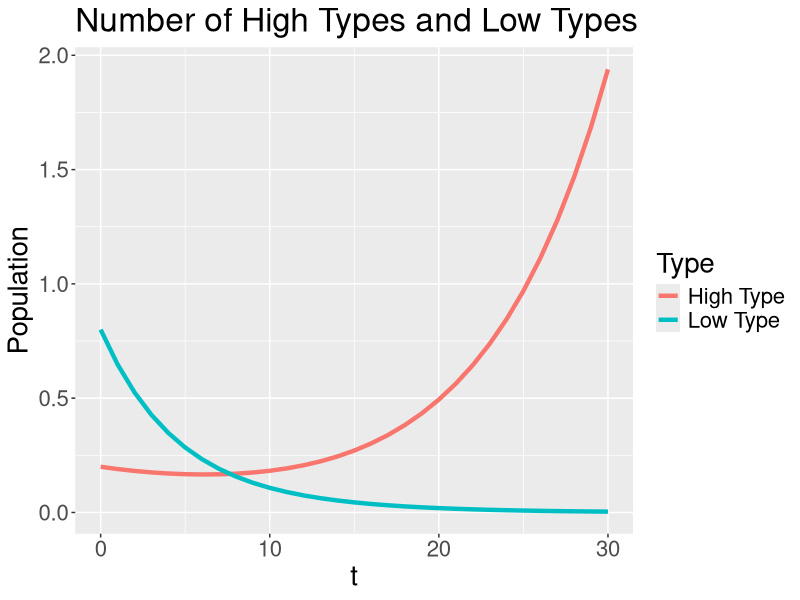
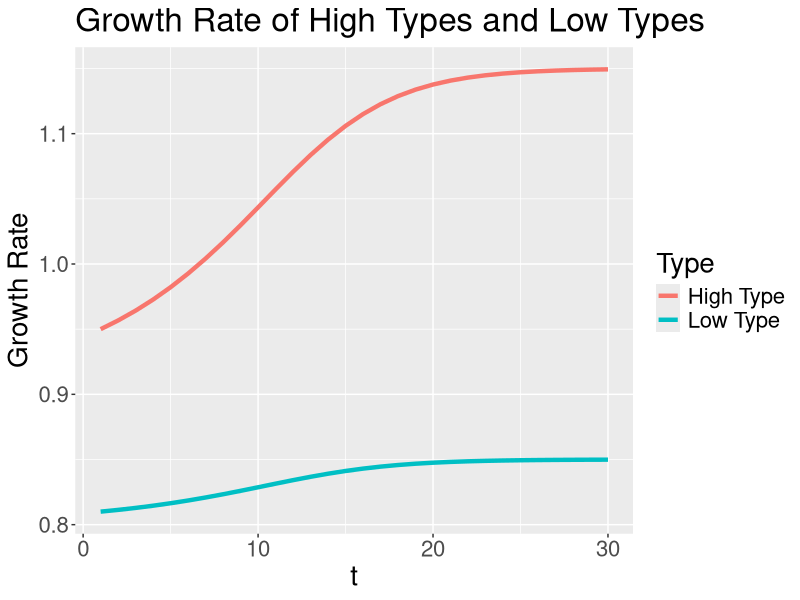
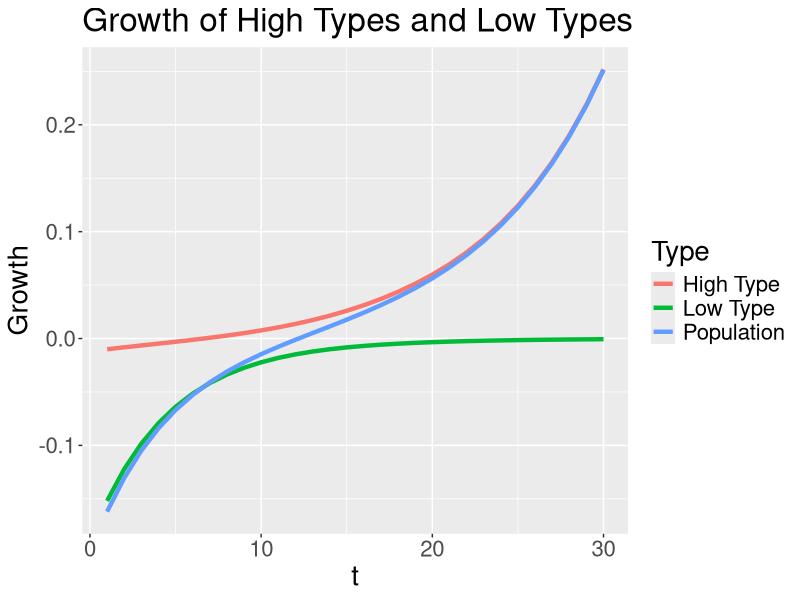
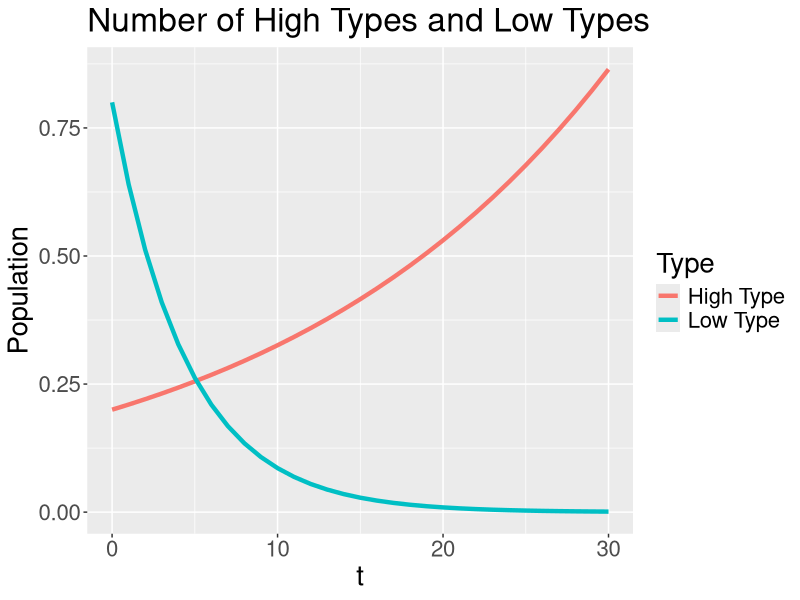
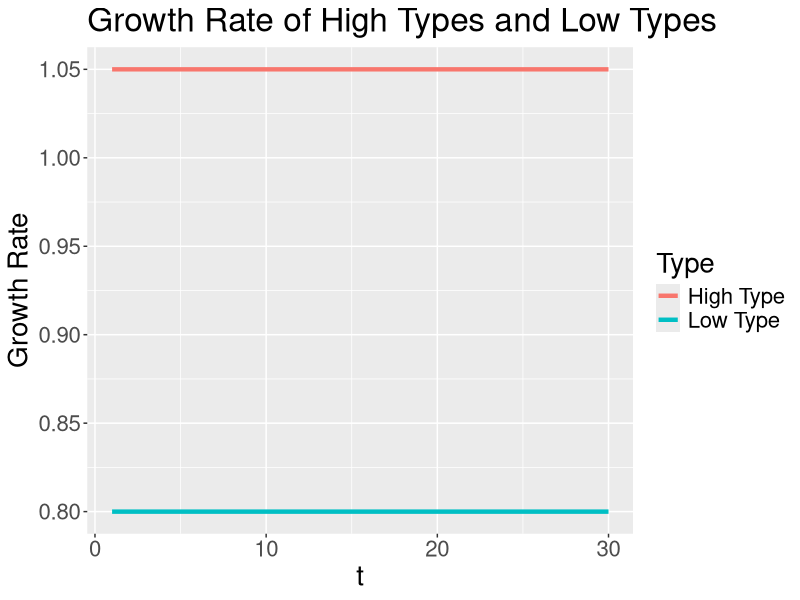
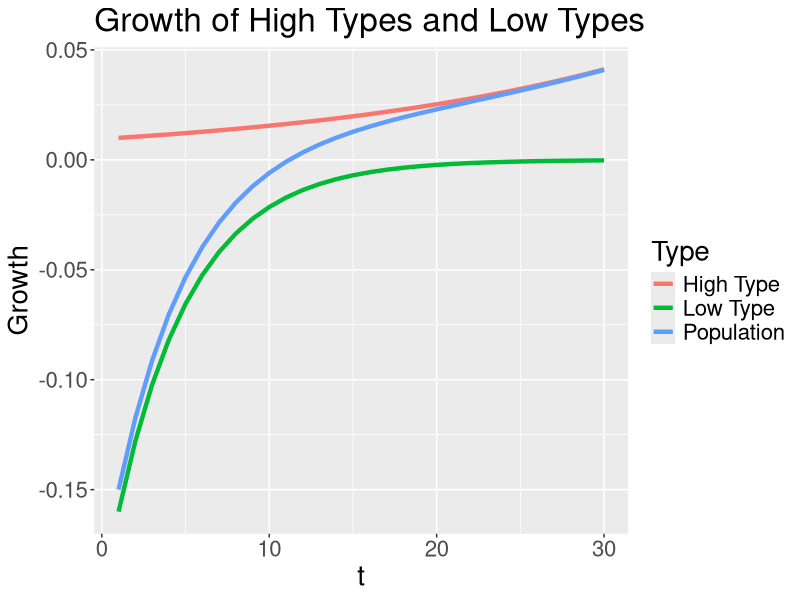

R code for these plots, in order:
library("tidyverse", "shiny", "stringr")

time = 30
vHH =1.15
vHL = .9
vLH = .85
vLL = .8
K = .1
ratio = .2
ratio_l = 0
ratio_h = 1
pop_grow = "Unbounded exponential growth"
#"Fixed population", "Unbounded exponential growth", "Logistic growth to capacity"
join_scenario = "Fight"
#"Fight", "Merge"
start = 20
beta = .2


evo = function(ratio, ratio_h, ratio_l, vHH, vHL, vLH, vLL, K, time, pop_grow){
  H_N = (1-ratio_h)*ratio
  H_S = ratio_h*ratio
  L_N = (1-ratio_l)*(1-ratio)
  L_S = ratio_l*(1-ratio)
  pop = data.frame(H_N,H_S,L_N,L_S)
  SHH = max(vHH - K, 0)
  SHL = max(vHL - K, 0)
  SLH = max(vLH - K, 0)
  SLL = max(vLL - K, 0)
  payoffs = data.frame(vHH,vHL,vLH,vLL,SHH,SHL,SLH,SLL)
  expected_payoffs = data.frame()
  for(i in 1:time){
    H_N = as.numeric(tail(pop,1)[1])
    H_S = as.numeric(tail(pop,1)[2])
    L_N = as.numeric(tail(pop,1)[3])
    L_S = as.numeric(tail(pop,1)[4])
    S_H = if(H_S+L_S>0){
      H_S/(H_S+L_S)} else {0}
    S_L = 1-S_H
    N_H = if(H_N+L_N>0){
      H_N/(H_N+L_N)} else {0}
    N_L = 1-N_H
    H_N_P = H_N*(N_H*as.numeric(payoffs[1])+N_L*as.numeric(payoffs[2]))
    H_S_P = H_S*(S_H*as.numeric(payoffs[5])+S_L*as.numeric(payoffs[6]))
    L_N_P = L_N*(N_H*as.numeric(payoffs[3])+N_L*as.numeric(payoffs[4]))
    L_S_P = L_S*(S_H*as.numeric(payoffs[7])+S_L*as.numeric(payoffs[8]))
    if (pop_grow == "Fixed population"){
      Total_P = H_N_P+H_S_P+L_N_P+L_S_P
      expected_payoffs1 = data.frame(High_No_Signal = H_N_P/(H_N*Total_P), High_Signal = H_S_P/(H_S*Total_P), Low_No_Signal = L_N_P/(L_N*Total_P), Low_Signal = L_S_P/(L_S*Total_P))
      H_N = H_N_P/Total_P
      H_S = H_S_P/Total_P
      L_N = L_N_P/Total_P
      L_S = L_S_P/Total_P
    }
    if (pop_grow == "Unbounded exponential growth") {
      expected_payoffs1 = data.frame(High_No_Signal = H_N_P/H_N, High_Signal = H_S_P/H_S, Low_No_Signal = L_N_P/L_N, Low_Signal = L_S_P/L_S)
      H_N = H_N_P
      H_S = H_S_P
      L_N = L_N_P
      L_S = L_S_P
    }
    pop1 = data.frame(H_N,H_S,L_N,L_S)
    pop = rbind(pop, pop1)
    expected_payoffs = rbind(expected_payoffs, expected_payoffs1)
  }
  
  growth = pop[2:(time+1),]-pop[1:time,]
  growth = growth %>%
    rename(High_No_Signal = H_N,
           High_Signal = H_S,
           Low_No_Signal = L_N,
           Low_Signal = L_S) %>%
    mutate(t = 1:time,
           Signal = High_Signal + Low_Signal,
           No_Signal = High_No_Signal + Low_No_Signal) %>%
    gather("No_Signal", "High_No_Signal", "Low_No_Signal", "Signal", "High_Signal", "Low_Signal", key = Type, value = "Growth")
  
  pop = pop %>%
    rename(High_No_Signal = H_N,
           High_Signal = H_S,
           Low_No_Signal = L_N,
           Low_Signal = L_S) %>%
    mutate(t = 0:time) %>%
    gather("High_No_Signal", "Low_No_Signal", "High_Signal", "Low_Signal", key = Type, value = "Population")
  
  expected_payoffs = expected_payoffs %>%
    mutate(t = 1:time) %>%
    gather("High_No_Signal", "Low_No_Signal", "High_Signal", "Low_Signal", key = Type, value = "Growth_Rate")
  list(pop, expected_payoffs, growth)
}

#make graphs for population evolution with no signaling

pop_evo = evo(ratio, 0, 0, vHH, vHL, vLH, vLL, K, time, pop_grow)[[1]]
rate_evo = evo(ratio, 0, 0, vHH, vHL, vLH, vLL, K, time, pop_grow)[[2]]
grow_evo = evo(ratio, 0, 0, vHH, vHL, vLH, vLL, K, time, pop_grow)[[3]]

pop_evo_NS = rbind(pop_evo[pop_evo$Type=="High_No_Signal",], pop_evo[pop_evo$Type=="Low_No_Signal",])
rate_evo_NS = rbind(rate_evo[rate_evo$Type=="High_No_Signal",], rate_evo[rate_evo$Type=="Low_No_Signal",])
grow_evo_NS = rbind(grow_evo[grow_evo$Type=="No_Signal",], grow_evo[grow_evo$Type=="High_No_Signal",], grow_evo[grow_evo$Type=="Low_No_Signal",])

pop_evo_NS$Type[pop_evo_NS$Type=="High_No_Signal"] = "High Type"
pop_evo_NS$Type[pop_evo_NS$Type=="Low_No_Signal"] = "Low Type"
rate_evo_NS$Type[rate_evo_NS$Type=="High_No_Signal"] = "High Type"
rate_evo_NS$Type[rate_evo_NS$Type=="Low_No_Signal"] = "Low Type"
grow_evo_NS$Type[grow_evo_NS$Type=="High_No_Signal"] = "High Type"
grow_evo_NS$Type[grow_evo_NS$Type=="Low_No_Signal"] = "Low Type"
grow_evo_NS$Type[grow_evo_NS$Type=="No_Signal"] = "Population"

ggplot(data = pop_evo_NS, aes(x = t, y = Population, color = Type)) +
  geom_line(size = 1.5) +
  theme(text = element_text(size = 20)) +
  ggtitle("Number of High Types and Low Types")

ggplot(data = rate_evo_NS, aes(x = t, y = Growth_Rate, color = Type)) +
  geom_line(size = 1.5) +
  theme(text = element_text(size = 20)) +
  labs(y = "Growth Rate") +
  ggtitle("Growth Rate of High Types and Low Types")

ggplot(data = grow_evo_NS, aes(x = t, y = Growth, color = Type)) +
  geom_line(size = 1.5) +
  theme(text = element_text(size = 20)) +
  ggtitle("Growth of High Types and Low Types")

#make graphs for population where only high type signals.

pop_evo = evo(ratio, 1, 0, vHH, vHL, vLH, vLL, K, time, pop_grow)[[1]]
rate_evo = evo(ratio, 1, 0, vHH, vHL, vLH, vLL, K, time, pop_grow)[[2]]
grow_evo = evo(ratio, 1, 0, vHH, vHL, vLH, vLL, K, time, pop_grow)[[3]]

grow_evo = grow_evo %>%
  pivot_wider(names_from = Type, values_from = Growth) %>%
  mutate(Signal = High_Signal+Low_No_Signal) %>%
  pivot_longer(!t, names_to = "Type", values_to = "Growth") %>%
  arrange(Type)

pop_evo_S = rbind(pop_evo[pop_evo$Type=="High_Signal",], pop_evo[pop_evo$Type=="Low_No_Signal",])
rate_evo_S = rbind(rate_evo[rate_evo$Type=="High_Signal",], rate_evo[rate_evo$Type=="Low_No_Signal",])
grow_evo_S = rbind(grow_evo[grow_evo$Type=="Signal",], grow_evo[grow_evo$Type=="High_Signal",], grow_evo[grow_evo$Type=="Low_No_Signal",])

pop_evo_S$Type[pop_evo_S$Type=="High_Signal"] = "High Type"
pop_evo_S$Type[pop_evo_S$Type=="Low_No_Signal"] = "Low Type"
rate_evo_S$Type[rate_evo_S$Type=="High_Signal"] = "High Type"
rate_evo_S$Type[rate_evo_S$Type=="Low_No_Signal"] = "Low Type"
grow_evo_S$Type[grow_evo_S$Type=="High_Signal"] = "High Type"
grow_evo_S$Type[grow_evo_S$Type=="Low_No_Signal"] = "Low Type"
grow_evo_S$Type[grow_evo_S$Type=="Signal"] = "Population"

ggplot(data = pop_evo_S, aes(x = t, y = Population, color = Type)) +
  geom_line(size = 1.5) +
  theme(text = element_text(size = 20)) +
  ggtitle("Number of High Types and Low Types")

ggplot(data = rate_evo_S, aes(x = t, y = Growth_Rate, color = Type)) +
  geom_line(size = 1.5) +
  theme(text = element_text(size = 20)) +
  labs(y = "Growth Rate") +
  ggtitle("Growth Rate of High Types and Low Types")

ggplot(data = grow_evo_S, aes(x = t, y = Growth, color = Type)) +
  geom_line(size = 1.5) +
  theme(text = element_text(size = 20)) +
  ggtitle("Growth of High Types and Low Types")

#Make graphs for competition between populations

evo_join_high = function(ratio, vHH, vHL, vLH, vLL, K, time, pop_grow, join_scenario, beta, start){
  H_N = ratio
  H_S = ratio
  L_N = 1-ratio
  L_S = 1-ratio
  pop = data.frame(H_N,H_S,L_N,L_S)
  SHH = max(vHH - K, 0)
  SHL = max(vHL - K, 0)
  SLH = max(vLH - K, 0)
  SLL = max(vLL - K, 0)
  payoffs = data.frame(vHH,vHL,vLH,vLL,SHH,SHL,SLH,SLL)
  expected_payoffs = data.frame()
  group_payoffs = data.frame()
  if (start != 1){
    for(i in 1:(start-1)){
      H_N = as.numeric(tail(pop,1)[1])
      H_S = as.numeric(tail(pop,1)[2])
      L_N = as.numeric(tail(pop,1)[3])
      L_S = as.numeric(tail(pop,1)[4])
      S_H = if(H_S+L_S>0){
        H_S/(H_S+L_S)} else {0}
      S_L = 1-S_H
      N_H = if(H_N+L_N>0){
        H_N/(H_N+L_N)} else {0}
      N_L = 1-N_H
      H_N_P = H_N*(N_H*as.numeric(payoffs[1])+N_L*as.numeric(payoffs[2]))
      H_S_P = SHH*H_S
      L_N_P = L_N*(N_H*as.numeric(payoffs[3])+N_L*as.numeric(payoffs[4]))
      L_S_P = vLL*L_S
      if (pop_grow == "Fixed population"){
        Total_N_P = H_N_P+L_N_P
        Total_S_P = H_S_P+L_S_P
        expected_payoffs1 = data.frame(High_No_Signal = H_N_P/(H_N*Total_N_P), High_Signal = H_S_P/(H_S*Total_S_P), Low_No_Signal = L_N_P/(L_N*Total_N_P), Low_Signal = L_S_P/(L_S*Total_S_P))
        H_N = H_N_P/Total_N_P
        H_S = H_S_P/Total_S_P
        L_N = L_N_P/Total_N_P
        L_S = L_S_P/Total_S_P
      }
      if (pop_grow == "Unbounded exponential growth") {
        expected_payoffs1 = data.frame(High_No_Signal = H_N_P/H_N, High_Signal = H_S_P/H_S, Low_No_Signal = L_N_P/L_N, Low_Signal = L_S_P/L_S)
        H_N = H_N_P
        H_S = H_S_P
        L_N = L_N_P
        L_S = L_S_P
      }
      pop1 = data.frame(H_N,H_S,L_N,L_S)
      pop = rbind(pop, pop1)
      group_payoffs1 = data.frame(No_Signal = expected_payoffs1[[1]]*N_H + expected_payoffs1[[3]]*N_L, Signal = expected_payoffs1[[2]]*S_H + expected_payoffs1[[4]]*S_L)
      group_payoffs = rbind(group_payoffs, group_payoffs1)
      expected_payoffs = rbind(expected_payoffs, expected_payoffs1)
    }
  }
  if (join_scenario == "Merge"){
    if (pop_grow == "Fixed population"){
      for(i in start:time){
        H_N = as.numeric(tail(pop,1)[1])
        H_S = as.numeric(tail(pop,1)[2])
        L_N = as.numeric(tail(pop,1)[3])
        L_S = as.numeric(tail(pop,1)[4])
        S_H = if(H_S+L_S>0){
          H_S/(H_S+L_S)} else {0}
        S_L = 1-S_H
        N_H = if(H_N+L_N>0){
          H_N/(H_N+L_N)} else {0}
        N_L = 1-N_H
        H_N_P = H_N*(N_H*as.numeric(payoffs[1])+N_L*as.numeric(payoffs[2]))
        H_S_P = H_S*SHH
        L_N_P = L_N*(N_H*as.numeric(payoffs[3])+N_L*as.numeric(payoffs[4]))
        L_S_P = L_S*vLL
        Total_P = H_N_P+L_N_P+H_S_P+L_S_P
        expected_payoffs1 = data.frame(High_No_Signal = H_N_P/(H_N*Total_P), High_Signal = H_S_P/(H_S*Total_P), Low_No_Signal = L_N_P/(L_N*Total_P), Low_Signal = L_S_P/(L_S*Total_P))
        H_N = H_N_P/Total_P
        H_S = H_S_P/Total_P
        L_N = L_N_P/Total_P
        L_S = L_S_P/Total_P
        pop1 = data.frame(H_N,H_S,L_N,L_S)
        pop = rbind(pop, pop1)
        group_payoffs1 = data.frame(No_Signal = expected_payoffs1[[1]]*N_H + expected_payoffs1[[3]]*N_L, Signal = expected_payoffs1[[2]]*S_H + expected_payoffs1[[4]]*S_L)
        group_payoffs = rbind(group_payoffs, group_payoffs1)
        expected_payoffs = rbind(expected_payoffs, expected_payoffs1)
      }
    }
    if (pop_grow == "Unbounded exponential growth"){
      for(i in start:time){
        H_N = as.numeric(tail(pop,1)[1])
        H_S = as.numeric(tail(pop,1)[2])
        L_N = as.numeric(tail(pop,1)[3])
        L_S = as.numeric(tail(pop,1)[4])
        S_H = if(H_S+L_S>0){
          H_S/(H_S+L_S)} else {0}
        S_L = 1-S_H
        N_H = if(H_N+L_N>0){
          H_N/(H_N+L_N)} else {0}
        N_L = 1-N_H
        H_N_P = H_N*(N_H*as.numeric(payoffs[1])+N_L*as.numeric(payoffs[2]))
        H_S_P = H_S*SHH
        L_N_P = L_N*(N_H*as.numeric(payoffs[3])+N_L*as.numeric(payoffs[4]))
        L_S_P = L_S*vLL
        expected_payoffs1 = data.frame(High_No_Signal = H_N_P/H_N, High_Signal = H_S_P/H_S, Low_No_Signal = L_N_P/L_N, Low_Signal = L_S_P/L_S)
        H_N = H_N_P
        H_S = H_S_P
        L_N = L_N_P
        L_S = L_S_P
        pop1 = data.frame(H_N,H_S,L_N,L_S)
        pop = rbind(pop, pop1)
        group_payoffs1 = data.frame(No_Signal = expected_payoffs1[[1]]*N_H + expected_payoffs1[[3]]*N_L, Signal = expected_payoffs1[[2]]*S_H + expected_payoffs1[[4]]*S_L)
        group_payoffs = rbind(group_payoffs, group_payoffs1)
        expected_payoffs = rbind(expected_payoffs, expected_payoffs1)
      }
    }
  }
  if (join_scenario == "Fight"){
    if (pop_grow == "Fixed population"){
      for(i in start:time){
        H_N = as.numeric(tail(pop,1)[1])
        H_S = as.numeric(tail(pop,1)[2])
        L_N = as.numeric(tail(pop,1)[3])
        L_S = as.numeric(tail(pop,1)[4])
        #Fight where each kills beta of other group
        S_D = (H_S+L_S)*beta
        N_D = (H_N+L_N)*beta
        S_H = if(H_S+L_S>0){
          H_S/(H_S+L_S)} else {0}
        S_L = 1-S_H
        N_H = if(H_N+L_N>0){
          H_N/(H_N+L_N)} else {0}
        N_L = 1-N_H
        H_N = max(H_N-S_D*N_H,0)
        H_S = max(H_S-N_D*S_H,0)
        L_N = max(L_N-S_D*N_L,0)
        L_S = max(L_S-N_D*S_L,0)
        #Reproduce
        S_H = if(H_S+L_S>0){
          H_S/(H_S+L_S)} else {0}
        S_L = 1-S_H
        N_H = if(H_N+L_N>0){
          H_N/(H_N+L_N)} else {0}
        N_L = 1-N_H
        H_N_P = H_N*(N_H*as.numeric(payoffs[1])+N_L*as.numeric(payoffs[2]))
        H_S_P = H_S*SHH
        L_N_P = L_N*(N_H*as.numeric(payoffs[3])+N_L*as.numeric(payoffs[4]))
        L_S_P = L_S*vLL
        Total_P = H_N_P+L_N_P+H_S_P+L_S_P
        expected_payoffs1 = data.frame(High_No_Signal = H_N_P/(H_N*Total_P), High_Signal = H_S_P/(H_S*Total_P), Low_No_Signal = L_N_P/(L_N*Total_P), Low_Signal = L_S_P/(L_S*Total_P))
        H_N = H_N_P/Total_P
        H_S = H_S_P/Total_P
        L_N = L_N_P/Total_P
        L_S = L_S_P/Total_P
        pop1 = data.frame(H_N,H_S,L_N,L_S)
        pop = rbind(pop, pop1)
        group_payoffs1 = data.frame(No_Signal = expected_payoffs1[[1]]*N_H + expected_payoffs1[[3]]*N_L, Signal = expected_payoffs1[[2]]*S_H + expected_payoffs1[[4]]*S_L)
        group_payoffs = rbind(group_payoffs, group_payoffs1)
        expected_payoffs = rbind(expected_payoffs, expected_payoffs1)
      }
    }
    if (pop_grow == "Unbounded exponential growth"){
      for(i in start:time){
        H_N = as.numeric(tail(pop,1)[1])
        H_S = as.numeric(tail(pop,1)[2])
        L_N = as.numeric(tail(pop,1)[3])
        L_S = as.numeric(tail(pop,1)[4])
        #Fight where each kills beta of other group
        S_D = (H_S+L_S)*beta
        N_D = (H_N+L_N)*beta
        S_H = if(H_S+L_S>0){
          H_S/(H_S+L_S)} else {0}
        S_L = 1-S_H
        N_H = if(H_N+L_N>0){
          H_N/(H_N+L_N)} else {0}
        N_L = 1-N_H
        H_N = max(H_N-S_D*N_H,0)
        H_S = max(H_S-N_D*S_H,0)
        L_N = max(L_N-S_D*N_L,0)
        L_S = max(L_S-N_D*S_L,0)
        #Reproduce
        S_H = if(H_S+L_S>0){
          H_S/(H_S+L_S)} else {0}
        S_L = 1-S_H
        N_H = if(H_N+L_N>0){
          H_N/(H_N+L_N)} else {0}
        N_L = 1-N_H
        H_N_P = H_N*(N_H*as.numeric(payoffs[1])+N_L*as.numeric(payoffs[2]))
        H_S_P = H_S*SHH
        L_N_P = L_N*(N_H*as.numeric(payoffs[3])+N_L*as.numeric(payoffs[4]))
        L_S_P = L_S*vLL
        expected_payoffs1 = data.frame(High_No_Signal = H_N_P/H_N, High_Signal = H_S_P/H_S, Low_No_Signal = L_N_P/L_N, Low_Signal = L_S_P/L_S)
        H_N = H_N_P
        H_S = H_S_P
        L_N = L_N_P
        L_S = L_S_P
        pop1 = data.frame(H_N,H_S,L_N,L_S)
        pop = rbind(pop, pop1)
        group_payoffs1 = data.frame(No_Signal = expected_payoffs1[[1]]*N_H + expected_payoffs1[[3]]*N_L, Signal = expected_payoffs1[[2]]*S_H + expected_payoffs1[[4]]*S_L)
        group_payoffs = rbind(group_payoffs, group_payoffs1)
        expected_payoffs = rbind(expected_payoffs, expected_payoffs1)
      }
    }
  }
  growth = pop[2:(time+1),]-pop[1:(time),]
  growth = growth %>%
    rename(High_No_Signal = H_N,
           High_Signal = H_S,
           Low_No_Signal = L_N,
           Low_Signal = L_S) %>%
    mutate(t = 1:time,
           Signal = High_Signal + Low_Signal,
           No_Signal = High_No_Signal + Low_No_Signal) %>%
    gather("No_Signal", "High_No_Signal", "Low_No_Signal", "Signal", "High_Signal", "Low_Signal", key = Type, value = "Growth")
  
  pop = pop %>%
    rename(High_No_Signal = H_N,
           High_Signal = H_S,
           Low_No_Signal = L_N,
           Low_Signal = L_S) %>%
    mutate(t = 0:time,
           Signal = High_Signal + Low_Signal,
           No_Signal = High_No_Signal + Low_No_Signal) %>%
    gather("No_Signal", "High_No_Signal", "Low_No_Signal", "Signal", "High_Signal", "Low_Signal", key = Type, value = "Population")
  
  expected_payoffs = cbind(expected_payoffs,group_payoffs)
  expected_payoffs = expected_payoffs %>%
    mutate(t = 1:time) %>%
    gather("No_Signal", "High_No_Signal", "Low_No_Signal", "Signal", "High_Signal", "Low_Signal", key = Type, value = "Growth_Rate")
  list(pop, expected_payoffs, growth)
}

regions = function(ratio, vHH, vHL, vLH, vLL, K, time, pop_grow, beta, start){
  #create a few graphs showing which group will survive the competition under different paramaters
  Klow = round(max(vLH-vLL,0),2)
  Khigh = round(vHH-vHL,2)
  Krange = seq(from = Klow, to = Khigh, by = .01)
  startrange = seq(from = 1, to = time, by = 1)
  betarange = seq(from = .01, to = 1, by = .01)
  SKregion = tibble(start = rep(startrange, length(Krange)), K = rep(Krange, each = length(startrange)), result = "")
  BKregion = tibble(beta = rep(betarange, length(Krange)), K = rep(Krange, each = length(betarange)), result = "")
  SBregion = tibble(start = rep(startrange, length(betarange)), beta = rep(betarange, each = length(startrange)), result = "")
  for(Kvar in Krange){
    #KSregion and BKregion first
    j = match(Kvar,Krange)
    H_N = ratio
    H_S = ratio
    L_N = 1-ratio
    L_S = 1-ratio
    pop = data.frame(H_N,H_S,L_N,L_S)
    SHH = max(vHH - Kvar, 0)
    SHL = max(vHL - Kvar, 0)
    SLH = max(vLH - Kvar, 0)
    SLL = max(vLL - Kvar, 0)
    payoffs = data.frame(vHH,vHL,vLH,vLL,SHH,SHL,SLH,SLL)
    if (time != 1){
      for(i in 1:(time-1)){
        H_N = as.numeric(tail(pop,1)[1])
        H_S = as.numeric(tail(pop,1)[2])
        L_N = as.numeric(tail(pop,1)[3])
        L_S = as.numeric(tail(pop,1)[4])
        S_H = if(H_S+L_S>0){
          H_S/(H_S+L_S)} else {0}
        S_L = 1-S_H
        N_H = if(H_N+L_N>0){
          H_N/(H_N+L_N)} else {0}
        N_L = 1-N_H
        H_N_P = H_N*(N_H*as.numeric(payoffs[1])+N_L*as.numeric(payoffs[2]))
        H_S_P = SHH*H_S
        L_N_P = L_N*(N_H*as.numeric(payoffs[3])+N_L*as.numeric(payoffs[4]))
        L_S_P = vLL*L_S
        if (pop_grow == "Fixed population"){
          Total_N_P = H_N_P+L_N_P
          Total_S_P = H_S_P+L_S_P
          H_N = H_N_P/Total_N_P
          H_S = H_S_P/Total_S_P
          L_N = L_N_P/Total_N_P
          L_S = L_S_P/Total_S_P
        }
        if (pop_grow == "Unbounded exponential growth") {
          H_N = H_N_P
          H_S = H_S_P
          L_N = L_N_P
          L_S = L_S_P
        }
        pop1 = data.frame(H_N,H_S,L_N,L_S)
        pop = rbind(pop, pop1)
      }
    }
    for(startvar in startrange){
      #SKregion
      i = match(startvar,startrange)
      popstart = pop[startvar,]
      stop = 0
      while(stop == 0){
        if (pop_grow == "Fixed population"){
          H_N = as.numeric(tail(popstart,1)[1])
          H_S = as.numeric(tail(popstart,1)[2])
          L_N = as.numeric(tail(popstart,1)[3])
          L_S = as.numeric(tail(popstart,1)[4])
          #Fight where each kills beta of other group
          S_D = (H_S+L_S)*beta
          N_D = (H_N+L_N)*beta
          if((H_S+L_S)<=N_D){
            if((H_N+L_N)<=S_D & S_D>N_D){
              #tiebreak goes to N
              SKregion$result[(j-1)*length(startrange)+i] = "S"
              stop = 1
            } else {
              SKregion$result[(j-1)*length(startrange)+i] = "N"
              stop = 1
            }
          }
          if((H_N+L_N)<=S_D){
            SKregion$result[(j-1)*length(startrange)+i] = "S"
            stop = 1
          }
          S_H = if(H_S+L_S>0){
            H_S/(H_S+L_S)} else {0}
          S_L = 1-S_H
          N_H = if(H_N+L_N>0){
            H_N/(H_N+L_N)} else {0}
          N_L = 1-N_H
          H_N = max(H_N-S_D*N_H,0)
          H_S = max(H_S-N_D*S_H,0)
          L_N = max(L_N-S_D*N_L,0)
          L_S = max(L_S-N_D*S_L,0)
          #Reproduce
          S_H = if(H_S+L_S>0){
            H_S/(H_S+L_S)} else {0}
          S_L = 1-S_H
          N_H = if(H_N+L_N>0){
            H_N/(H_N+L_N)} else {0}
          N_L = 1-N_H
          H_N_P = H_N*(N_H*as.numeric(payoffs[1])+N_L*as.numeric(payoffs[2]))
          H_S_P = H_S*SHH
          L_N_P = L_N*(N_H*as.numeric(payoffs[3])+N_L*as.numeric(payoffs[4]))
          L_S_P = L_S*vLL
          Total_P = H_N_P+L_N_P+H_S_P+L_S_P
          H_N = H_N_P/Total_P
          H_S = H_S_P/Total_P
          L_N = L_N_P/Total_P
          L_S = L_S_P/Total_P
          popstart1 = data.frame(H_N,H_S,L_N,L_S)
          popstart = rbind(popstart, popstart1)
        }
        if (pop_grow == "Unbounded exponential growth"){
          H_N = as.numeric(tail(popstart,1)[1])
          H_S = as.numeric(tail(popstart,1)[2])
          L_N = as.numeric(tail(popstart,1)[3])
          L_S = as.numeric(tail(popstart,1)[4])
          #Fight where each kills beta of other group
          S_D = (H_S+L_S)*beta
          N_D = (H_N+L_N)*beta
          if((H_S+L_S)<=N_D){
            if((H_N+L_N)<=S_D & S_D>N_D){
              #tiebreak goes to N
              SKregion$result[(j-1)*length(startrange)+i] = "S"
              stop = 1
            } else {
              SKregion$result[(j-1)*length(startrange)+i] = "N"
              stop = 1
            }
          }
          if((H_N+L_N)<=S_D){
            SKregion$result[(j-1)*length(startrange)+i] = "S"
            stop = 1
          }
          S_H = if(H_S+L_S>0){
            H_S/(H_S+L_S)} else {0}
          S_L = 1-S_H
          N_H = if(H_N+L_N>0){
            H_N/(H_N+L_N)} else {0}
          N_L = 1-N_H
          H_N = max(H_N-S_D*N_H,0)
          H_S = max(H_S-N_D*S_H,0)
          L_N = max(L_N-S_D*N_L,0)
          L_S = max(L_S-N_D*S_L,0)
          #Reproduce
          S_H = if(H_S+L_S>0){
            H_S/(H_S+L_S)} else {0}
          S_L = 1-S_H
          N_H = if(H_N+L_N>0){
            H_N/(H_N+L_N)} else {0}
          N_L = 1-N_H
          H_N_P = H_N*(N_H*as.numeric(payoffs[1])+N_L*as.numeric(payoffs[2]))
          H_S_P = H_S*SHH
          L_N_P = L_N*(N_H*as.numeric(payoffs[3])+N_L*as.numeric(payoffs[4]))
          L_S_P = L_S*vLL
          H_N = H_N_P
          H_S = H_S_P
          L_N = L_N_P
          L_S = L_S_P
          popstart1 = data.frame(H_N,H_S,L_N,L_S)
          popstart = rbind(popstart, popstart1)
        }
      }
    }
    for(betavar in betarange){
      #BKregion
      i = match(betavar, betarange)
      popstart = pop[start,]
      stop = 0
      while(stop == 0){
        if (pop_grow == "Fixed population"){
          H_N = as.numeric(tail(popstart,1)[1])
          H_S = as.numeric(tail(popstart,1)[2])
          L_N = as.numeric(tail(popstart,1)[3])
          L_S = as.numeric(tail(popstart,1)[4])
          #Fight where each kills beta of other group
          S_D = (H_S+L_S)*betavar
          N_D = (H_N+L_N)*betavar
          if((H_S+L_S)<=N_D){
            if((H_N+L_N)<=S_D & S_D>N_D){
              #tiebreak goes to N
              BKregion$result[(j-1)*length(betarange)+i] = "S"
              stop = 1
            } else {
              BKregion$result[(j-1)*length(betarange)+i] = "N"
              stop = 1
            }
          }
          if((H_N+L_N)<=S_D){
            BKregion$result[(j-1)*length(betarange)+i] = "S"
            stop = 1
          }
          S_H = if(H_S+L_S>0){
            H_S/(H_S+L_S)} else {0}
          S_L = 1-S_H
          N_H = if(H_N+L_N>0){
            H_N/(H_N+L_N)} else {0}
          N_L = 1-N_H
          H_N = max(H_N-S_D*N_H,0)
          H_S = max(H_S-N_D*S_H,0)
          L_N = max(L_N-S_D*N_L,0)
          L_S = max(L_S-N_D*S_L,0)
          #Reproduce
          S_H = if(H_S+L_S>0){
            H_S/(H_S+L_S)} else {0}
          S_L = 1-S_H
          N_H = if(H_N+L_N>0){
            H_N/(H_N+L_N)} else {0}
          N_L = 1-N_H
          H_N_P = H_N*(N_H*as.numeric(payoffs[1])+N_L*as.numeric(payoffs[2]))
          H_S_P = H_S*SHH
          L_N_P = L_N*(N_H*as.numeric(payoffs[3])+N_L*as.numeric(payoffs[4]))
          L_S_P = L_S*vLL
          Total_P = H_N_P+L_N_P+H_S_P+L_S_P
          H_N = H_N_P/Total_P
          H_S = H_S_P/Total_P
          L_N = L_N_P/Total_P
          L_S = L_S_P/Total_P
          popstart1 = data.frame(H_N,H_S,L_N,L_S)
          popstart = rbind(popstart, popstart1)
        }
        if (pop_grow == "Unbounded exponential growth"){
          H_N = as.numeric(tail(popstart,1)[1])
          H_S = as.numeric(tail(popstart,1)[2])
          L_N = as.numeric(tail(popstart,1)[3])
          L_S = as.numeric(tail(popstart,1)[4])
          #Fight where each kills beta of other group
          S_D = (H_S+L_S)*betavar
          N_D = (H_N+L_N)*betavar
          if((H_S+L_S)<=N_D){
            if((H_N+L_N)<=S_D & S_D>N_D){
              #tiebreak goes to N
              BKregion$result[(j-1)*length(betarange)+i] = "S"
              stop = 1
            } else {
              BKregion$result[(j-1)*length(betarange)+i] = "N"
              stop = 1
            }
          }
          if((H_N+L_N)<=S_D){
            BKregion$result[(j-1)*length(betarange)+i] = "S"
            stop = 1
          }
          S_H = if(H_S+L_S>0){
            H_S/(H_S+L_S)} else {0}
          S_L = 1-S_H
          N_H = if(H_N+L_N>0){
            H_N/(H_N+L_N)} else {0}
          N_L = 1-N_H
          H_N = max(H_N-S_D*N_H,0)
          H_S = max(H_S-N_D*S_H,0)
          L_N = max(L_N-S_D*N_L,0)
          L_S = max(L_S-N_D*S_L,0)
          #Reproduce
          S_H = if(H_S+L_S>0){
            H_S/(H_S+L_S)} else {0}
          S_L = 1-S_H
          N_H = if(H_N+L_N>0){
            H_N/(H_N+L_N)} else {0}
          N_L = 1-N_H
          H_N_P = H_N*(N_H*as.numeric(payoffs[1])+N_L*as.numeric(payoffs[2]))
          H_S_P = H_S*SHH
          L_N_P = L_N*(N_H*as.numeric(payoffs[3])+N_L*as.numeric(payoffs[4]))
          L_S_P = L_S*vLL
          H_N = H_N_P
          H_S = H_S_P
          L_N = L_N_P
          L_S = L_S_P
          popstart1 = data.frame(H_N,H_S,L_N,L_S)
          popstart = rbind(popstart, popstart1)
        }
      }
    }
  }
  ##SBregion
  H_N = ratio
  H_S = ratio
  L_N = 1-ratio
  L_S = 1-ratio
  pop = data.frame(H_N,H_S,L_N,L_S)
  SHH = max(vHH - K, 0)
  SHL = max(vHL - K, 0)
  SLH = max(vLH - K, 0)
  SLL = max(vLL - K, 0)
  payoffs = data.frame(vHH,vHL,vLH,vLL,SHH,SHL,SLH,SLL)
  if (time != 1){
    for(i in 1:(time-1)){
      H_N = as.numeric(tail(pop,1)[1])
      H_S = as.numeric(tail(pop,1)[2])
      L_N = as.numeric(tail(pop,1)[3])
      L_S = as.numeric(tail(pop,1)[4])
      S_H = if(H_S+L_S>0){
        H_S/(H_S+L_S)} else {0}
      S_L = 1-S_H
      N_H = if(H_N+L_N>0){
        H_N/(H_N+L_N)} else {0}
      N_L = 1-N_H
      H_N_P = H_N*(N_H*as.numeric(payoffs[1])+N_L*as.numeric(payoffs[2]))
      H_S_P = SHH*H_S
      L_N_P = L_N*(N_H*as.numeric(payoffs[3])+N_L*as.numeric(payoffs[4]))
      L_S_P = vLL*L_S
      if (pop_grow == "Fixed population"){
        Total_N_P = H_N_P+L_N_P
        Total_S_P = H_S_P+L_S_P
        H_N = H_N_P/Total_N_P
        H_S = H_S_P/Total_S_P
        L_N = L_N_P/Total_N_P
        L_S = L_S_P/Total_S_P
      }
      if (pop_grow == "Unbounded exponential growth") {
        H_N = H_N_P
        H_S = H_S_P
        L_N = L_N_P
        L_S = L_S_P
      }
      pop1 = data.frame(H_N,H_S,L_N,L_S)
      pop = rbind(pop, pop1)
    }
  }
  for(startvar in startrange){
    i = match(startvar, startrange)
    for(betavar in betarange){
      j = match(betavar, betarange)
      popstart = pop[startvar,]
      stop = 0
      while(stop == 0){
        if (pop_grow == "Fixed population"){
          H_N = as.numeric(tail(popstart,1)[1])
          H_S = as.numeric(tail(popstart,1)[2])
          L_N = as.numeric(tail(popstart,1)[3])
          L_S = as.numeric(tail(popstart,1)[4])
          #Fight where each kills beta of other group
          S_D = (H_S+L_S)*betavar
          N_D = (H_N+L_N)*betavar
          if((H_S+L_S)<=N_D){
            if((H_N+L_N)<=S_D & S_D>N_D){
              #tiebreak goes to N
              SBregion$result[(j-1)*length(startrange)+i] = "S"
              stop = 1
            } else {
              SBregion$result[(j-1)*length(startrange)+i] = "N"
              stop = 1
            }
          }
          if((H_N+L_N)<=S_D){
            SBregion$result[(j-1)*length(startrange)+i] = "S"
            stop = 1
          }
          S_H = if(H_S+L_S>0){
            H_S/(H_S+L_S)} else {0}
          S_L = 1-S_H
          N_H = if(H_N+L_N>0){
            H_N/(H_N+L_N)} else {0}
          N_L = 1-N_H
          H_N = max(H_N-S_D*N_H,0)
          H_S = max(H_S-N_D*S_H,0)
          L_N = max(L_N-S_D*N_L,0)
          L_S = max(L_S-N_D*S_L,0)
          #Reproduce
          S_H = if(H_S+L_S>0){
            H_S/(H_S+L_S)} else {0}
          S_L = 1-S_H
          N_H = if(H_N+L_N>0){
            H_N/(H_N+L_N)} else {0}
          N_L = 1-N_H
          H_N_P = H_N*(N_H*as.numeric(payoffs[1])+N_L*as.numeric(payoffs[2]))
          H_S_P = H_S*SHH
          L_N_P = L_N*(N_H*as.numeric(payoffs[3])+N_L*as.numeric(payoffs[4]))
          L_S_P = L_S*vLL
          Total_P = H_N_P+L_N_P+H_S_P+L_S_P
          H_N = H_N_P/Total_P
          H_S = H_S_P/Total_P
          L_N = L_N_P/Total_P
          L_S = L_S_P/Total_P
          popstart1 = data.frame(H_N,H_S,L_N,L_S)
          popstart = rbind(popstart, popstart1)
        }
        if (pop_grow == "Unbounded exponential growth"){
          H_N = as.numeric(tail(popstart,1)[1])
          H_S = as.numeric(tail(popstart,1)[2])
          L_N = as.numeric(tail(popstart,1)[3])
          L_S = as.numeric(tail(popstart,1)[4])
          #Fight where each kills beta of other group
          S_D = (H_S+L_S)*betavar
          N_D = (H_N+L_N)*betavar
          if((H_S+L_S)<=N_D){
            if((H_N+L_N)<=S_D & S_D>N_D){
              #tiebreak goes to N
              SBregion$result[(j-1)*length(startrange)+i] = "S"
              stop = 1
            } else {
              SBregion$result[(j-1)*length(startrange)+i] = "N"
              stop = 1
            }
          }
          if((H_N+L_N)<=S_D){
            SBregion$result[(j-1)*length(startrange)+i] = "S"
            stop = 1
          }
          S_H = if(H_S+L_S>0){
            H_S/(H_S+L_S)} else {0}
          S_L = 1-S_H
          N_H = if(H_N+L_N>0){
            H_N/(H_N+L_N)} else {0}
          N_L = 1-N_H
          H_N = max(H_N-S_D*N_H,0)
          H_S = max(H_S-N_D*S_H,0)
          L_N = max(L_N-S_D*N_L,0)
          L_S = max(L_S-N_D*S_L,0)
          #Reproduce
          S_H = if(H_S+L_S>0){
            H_S/(H_S+L_S)} else {0}
          S_L = 1-S_H
          N_H = if(H_N+L_N>0){
            H_N/(H_N+L_N)} else {0}
          N_L = 1-N_H
          H_N_P = H_N*(N_H*as.numeric(payoffs[1])+N_L*as.numeric(payoffs[2]))
          H_S_P = H_S*SHH
          L_N_P = L_N*(N_H*as.numeric(payoffs[3])+N_L*as.numeric(payoffs[4]))
          L_S_P = L_S*vLL
          H_N = H_N_P
          H_S = H_S_P
          L_N = L_N_P
          L_S = L_S_P
          popstart1 = data.frame(H_N,H_S,L_N,L_S)
          popstart = rbind(popstart, popstart1)
        }
      }
    }
  }
  list(SKregion, BKregion, SBregion)
}

